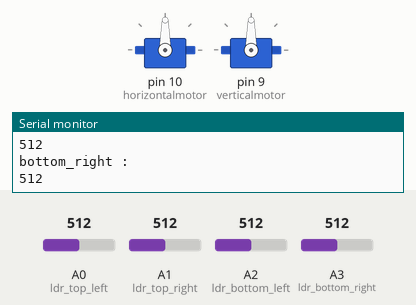
Simulated run of this sketch. Board: Arduino Uno, built with avr-gcc and run on an emulated ATmega328P. Parts: 2 × servo, the last lines printed to the serial monitor. Inputs (shaded band) come from the test bench; at power-on: A0 (ldr_top_left) = 512, A1 (ldr_top_right) = 512, A2 (ldr_bottom_left) = 512, A3 (ldr_bottom_right) = 512.

Above: at 1.2 s.
1.3 s: A0 (ldr_top_left) set to 534
At 3.25 s:
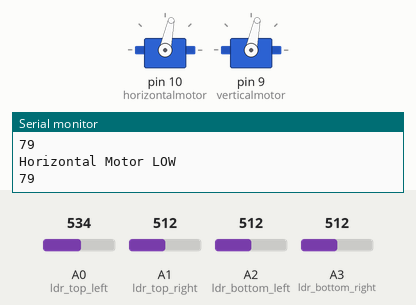
4.3 s: A1 (ldr_top_right) set to 530
At 5.98 s:
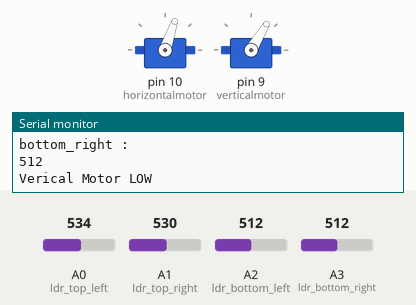
7.3 s: A2 (ldr_bottom_left) set to 529
At 8.95 s:
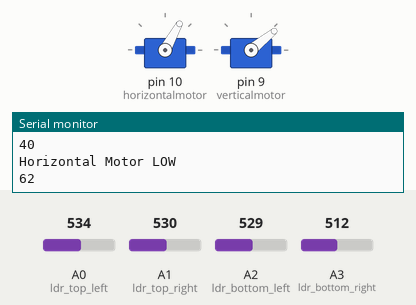
10.3 s: A1 (ldr_top_right) set to 716
13.3 s: A3 (ldr_bottom_right) set to 306
16.3 s: A2 (ldr_bottom_left) set to 992
At 22.53 s:
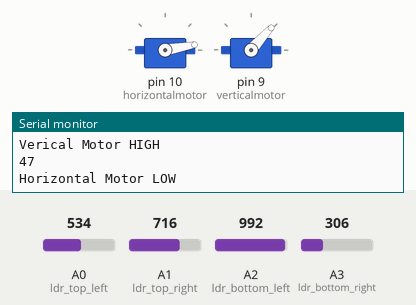
Timing chart, 0 to 22.6 s (numbered marks = the images above; inputs shaded):
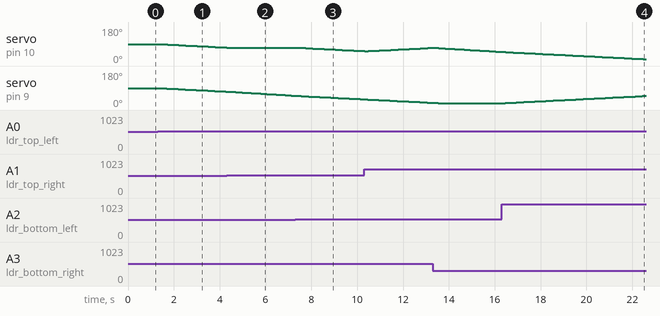

Measured:
- the behaviour switches between 517 and 518 on A0 (ldr_top_left) (found by bisection; images 0 and 1)
- the behaviour switches between 529 and 530 on A1 (ldr_top_right) (found by bisection; images 1 and 2)
- the behaviour switches between 513 and 514 on A2 (ldr_bottom_left) (found by bisection; images 2 and 3)
- after the input at 1.3 s, servo on pin 10 (horizontalmotor): moves from 90° to 71° over 2.9 s, starting after 0.10 s; servo on pin 9 (verticalmotor): moves from 90° to 71° over 2.9 s, starting after 0.08 s
- after the input at 4.3 s, servo on pin 10 (horizontalmotor): stays 71° (without the input it goes to 70° after 0.16 s)
- after the input at 7.3 s, servo on pin 10 (horizontalmotor): moves from 71° to 53° over 2.7 s, starting after 0.13 s
- after the input at 16.3 s, servo on pin 9 (verticalmotor): moves from 10° to 48° over 6.0 s, starting after 0.15 s

The sketch:

ELSD_Project_Code.ino
```cpp
#include <Servo.h>

Servo horizontalmotor;
Servo verticalmotor;

int ldr_top_left = 0;
int ldr_top_right = 1;
int ldr_bottom_left = 2;
int ldr_bottom_right = 3;

int top_left = 0;
int top_right = 0;
int bottom_left = 0;
int bottom_right = 0;

int vertical = 90;
int horizontal = 90;

int avg_top = 0;
int avg_bottom = 0;
int avg_left = 0;
int avg_right = 0;

int vertical_threshold = 2;
int horizontal_threshold = 2;

void setup()
{
  horizontalmotor.attach(10);
  verticalmotor.attach(9);
  horizontalmotor.write(vertical);
  verticalmotor.write(horizontal);
  Serial.begin(9600);
}

void loop()
{
  top_left = analogRead(ldr_top_left);
  top_right = analogRead(ldr_top_right);
  bottom_left = analogRead(ldr_bottom_left);
  bottom_right = analogRead(ldr_bottom_right);

  avg_top = (top_left + top_right)/2;
  avg_bottom = (bottom_left + bottom_right)/2;
  avg_left = (top_left + bottom_left)/2;
  avg_right = (top_right+bottom_right)/2;

  Serial.println("\ntop_left : ");
  Serial.print(top_left);

  Serial.println("\ntop_right : ");
  Serial.print(top_right);

  Serial.println("\nbottom_left : ");
  Serial.print(bottom_left);

  Serial.println("\nbottom_right : ");
  Serial.print(bottom_right);

  if( ((avg_top - avg_bottom) > vertical_threshold ) && (vertical>10))
  {
    Serial.println("\nVerical Motor LOW");
    Serial.print(vertical);
    vertical--;
    verticalmotor.write(vertical);
  }

  if(((avg_bottom - avg_top) > vertical_threshold) && (vertical<170))
  {
    Serial.println("\nVerical Motor HIGH");
    Serial.print(vertical);
    vertical++;
    verticalmotor.write(vertical);
  }

  if(((avg_left - avg_right) > horizontal_threshold) && (horizontal>10))
  {
    Serial.println("\nHorizontal Motor LOW");
    Serial.print(horizontal);
    horizontal--;
    horizontalmotor.write(horizontal);
  }

  if(((avg_right - avg_left) > horizontal_threshold) && (horizontal<170))
  {
    Serial.println("\nHorizontal Motor HIGH");
    Serial.print(horizontal);
    horizontal++;
    horizontalmotor.write(horizontal);
  }

  delay(100);
}
```
